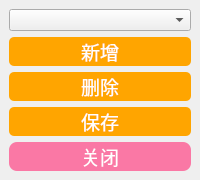
                  <widget class="QWidget" name="widget_17" native="true">
                   <property name="styleSheet">
                    <string notr="true">#widget_15 {border:1px solid #242424;
border-color: rgb(200, 200, 200);}</string>
                   </property>
                   <layout class="QVBoxLayout" name="verticalLayout_24" stretch="0,0,0,0,0">
                    <property name="spacing">
                     <number>6</number>
                    </property>
                    <property name="leftMargin">
                     <number>9</number>
                    </property>
                    <property name="topMargin">
                     <number>9</number>
                    </property>
                    <property name="rightMargin">
                     <number>9</number>
                    </property>
                    <property name="bottomMargin">
                     <number>9</number>
                    </property>
                    <item>
                     <widget class="QComboBox" name="comboBox_color"/>
                    </item>
                    <item>
                     <widget class="QPushButton" name="pushButton_addcolor">
                      <property name="sizePolicy">
                       <sizepolicy hsizetype="Preferred" vsizetype="Preferred">
                        <horstretch>0</horstretch>
                        <verstretch>0</verstretch>
                       </sizepolicy>
                      </property>
                      <property name="palette">
                       <palette>
                        <active>
                         <colorrole role="Button">
                          <brush brushstyle="SolidPattern">
                           <color alpha="255">
                            <red>255</red>
                            <green>165</green>
                            <blue>0</blue>
                           </color>
                          </brush>
                         </colorrole>
                         <colorrole role="ButtonText">
                          <brush brushstyle="SolidPattern">
                           <color alpha="255">
                            <red>255</red>
                            <green>255</green>
                            <blue>255</blue>
                           </color>
                          </brush>
                         </colorrole>
                         <colorrole role="Base">
                          <brush brushstyle="SolidPattern">
                           <color alpha="255">
                            <red>255</red>
                            <green>165</green>
                            <blue>0</blue>
                           </color>
                          </brush>
                         </colorrole>
                         <colorrole role="Window">
                          <brush brushstyle="SolidPattern">
                           <color alpha="255">
                            <red>255</red>
                            <green>165</green>
                            <blue>0</blue>
                           </color>
                          </brush>
                         </colorrole>
                        </active>
                        <inactive>
                         <colorrole role="Button">
                          <brush brushstyle="SolidPattern">
                           <color alpha="255">
                            <red>255</red>
                            <green>165</green>
                            <blue>0</blue>
                           </color>
                          </brush>
                         </colorrole>
                         <colorrole role="ButtonText">
                          <brush brushstyle="SolidPattern">
                           <color alpha="255">
                            <red>255</red>
                            <green>255</green>
                            <blue>255</blue>
                           </color>
                          </brush>
                         </colorrole>
                         <colorrole role="Base">
                          <brush brushstyle="SolidPattern">
                           <color alpha="255">
                            <red>255</red>
                            <green>165</green>
                            <blue>0</blue>
                           </color>
                          </brush>
                         </colorrole>
                         <colorrole role="Window">
                          <brush brushstyle="SolidPattern">
                           <color alpha="255">
                            <red>255</red>
                            <green>165</green>
                            <blue>0</blue>
                           </color>
                          </brush>
                         </colorrole>
                        </inactive>
                        <disabled>
                         <colorrole role="Button">
                          <brush brushstyle="SolidPattern">
                           <color alpha="255">
                            <red>255</red>
                            <green>165</green>
                            <blue>0</blue>
                           </color>
                          </brush>
                         </colorrole>
                         <colorrole role="ButtonText">
                          <brush brushstyle="SolidPattern">
                           <color alpha="255">
                            <red>120</red>
                            <green>120</green>
                            <blue>120</blue>
                           </color>
                          </brush>
                         </colorrole>
                         <colorrole role="Base">
                          <brush brushstyle="SolidPattern">
                           <color alpha="255">
                            <red>255</red>
                            <green>165</green>
                            <blue>0</blue>
                           </color>
                          </brush>
                         </colorrole>
                         <colorrole role="Window">
                          <brush brushstyle="SolidPattern">
                           <color alpha="255">
                            <red>255</red>
                            <green>165</green>
                            <blue>0</blue>
                           </color>
                          </brush>
                         </colorrole>
                        </disabled>
                       </palette>
                      </property>
                      <property name="font">
                       <font>
                        <family>黑体</family>
                        <pointsize>14</pointsize>
                       </font>
                      </property>
                      <property name="styleSheet">
                       <string notr="true">QPushButton{background-color: rgb(255, 165, 0);}
QPushButton:hover{background-color:  rgb(255, 210, 0);}
QPushButton{border-radius:5px;}</string>
                      </property>
                      <property name="text">
                       <string>新增</string>
                      </property>
                     </widget>
                    </item>
                    <item>
                     <widget class="QPushButton" name="pushButton_deletecolor">
                      <property name="sizePolicy">
                       <sizepolicy hsizetype="Preferred" vsizetype="Preferred">
                        <horstretch>0</horstretch>
                        <verstretch>0</verstretch>
                       </sizepolicy>
                      </property>
                      <property name="palette">
                       <palette>
                        <active>
                         <colorrole role="Button">
                          <brush brushstyle="SolidPattern">
                           <color alpha="255">
                            <red>255</red>
                            <green>165</green>
                            <blue>0</blue>
                           </color>
                          </brush>
                         </colorrole>
                         <colorrole role="ButtonText">
                          <brush brushstyle="SolidPattern">
                           <color alpha="255">
                            <red>255</red>
                            <green>255</green>
                            <blue>255</blue>
                           </color>
                          </brush>
                         </colorrole>
                         <colorrole role="Base">
                          <brush brushstyle="SolidPattern">
                           <color alpha="255">
                            <red>255</red>
                            <green>165</green>
                            <blue>0</blue>
                           </color>
                          </brush>
                         </colorrole>
                         <colorrole role="Window">
                          <brush brushstyle="SolidPattern">
                           <color alpha="255">
                            <red>255</red>
                            <green>165</green>
                            <blue>0</blue>
                           </color>
                          </brush>
                         </colorrole>
                        </active>
                        <inactive>
                         <colorrole role="Button">
                          <brush brushstyle="SolidPattern">
                           <color alpha="255">
                            <red>255</red>
                            <green>165</green>
                            <blue>0</blue>
                           </color>
                          </brush>
                         </colorrole>
                         <colorrole role="ButtonText">
                          <brush brushstyle="SolidPattern">
                           <color alpha="255">
                            <red>255</red>
                            <green>255</green>
                            <blue>255</blue>
                           </color>
                          </brush>
                         </colorrole>
                         <colorrole role="Base">
                          <brush brushstyle="SolidPattern">
                           <color alpha="255">
                            <red>255</red>
                            <green>165</green>
                            <blue>0</blue>
                           </color>
                          </brush>
                         </colorrole>
                         <colorrole role="Window">
                          <brush brushstyle="SolidPattern">
                           <color alpha="255">
                            <red>255</red>
                            <green>165</green>
                            <blue>0</blue>
                           </color>
                          </brush>
                         </colorrole>
                        </inactive>
                        <disabled>
                         <colorrole role="Button">
                          <brush brushstyle="SolidPattern">
                           <color alpha="255">
                            <red>255</red>
                            <green>165</green>
                            <blue>0</blue>
                           </color>
                          </brush>
                         </colorrole>
                         <colorrole role="ButtonText">
                          <brush brushstyle="SolidPattern">
                           <color alpha="255">
                            <red>120</red>
                            <green>120</green>
                            <blue>120</blue>
                           </color>
                          </brush>
                         </colorrole>
                         <colorrole role="Base">
                          <brush brushstyle="SolidPattern">
                           <color alpha="255">
                            <red>255</red>
                            <green>165</green>
                            <blue>0</blue>
                           </color>
                          </brush>
                         </colorrole>
                         <colorrole role="Window">
                          <brush brushstyle="SolidPattern">
                           <color alpha="255">
                            <red>255</red>
                            <green>165</green>
                            <blue>0</blue>
                           </color>
                          </brush>
                         </colorrole>
                        </disabled>
                       </palette>
                      </property>
                      <property name="font">
                       <font>
                        <family>黑体</family>
                        <pointsize>14</pointsize>
                       </font>
                      </property>
                      <property name="styleSheet">
                       <string notr="true">QPushButton{background-color: rgb(255, 165, 0);}
QPushButton:hover{background-color:  rgb(255, 210, 0);}
QPushButton{border-radius:5px;}</string>
                      </property>
                      <property name="text">
                       <string>删除</string>
                      </property>
                     </widget>
                    </item>
                    <item>
                     <widget class="QPushButton" name="pushButton_labWrite">
                      <property name="sizePolicy">
                       <sizepolicy hsizetype="Preferred" vsizetype="Preferred">
                        <horstretch>0</horstretch>
                        <verstretch>0</verstretch>
                       </sizepolicy>
                      </property>
                      <property name="palette">
                       <palette>
                        <active>
                         <colorrole role="Button">
                          <brush brushstyle="SolidPattern">
                           <color alpha="255">
                            <red>255</red>
                            <green>165</green>
                            <blue>0</blue>
                           </color>
                          </brush>
                         </colorrole>
                         <colorrole role="ButtonText">
                          <brush brushstyle="SolidPattern">
                           <color alpha="255">
                            <red>255</red>
                            <green>255</green>
                            <blue>255</blue>
                           </color>
                          </brush>
                         </colorrole>
                         <colorrole role="Base">
                          <brush brushstyle="SolidPattern">
                           <color alpha="255">
                            <red>255</red>
                            <green>165</green>
                            <blue>0</blue>
                           </color>
                          </brush>
                         </colorrole>
                         <colorrole role="Window">
                          <brush brushstyle="SolidPattern">
                           <color alpha="255">
                            <red>255</red>
                            <green>165</green>
                            <blue>0</blue>
                           </color>
                          </brush>
                         </colorrole>
                        </active>
                        <inactive>
                         <colorrole role="Button">
                          <brush brushstyle="SolidPattern">
                           <color alpha="255">
                            <red>255</red>
                            <green>165</green>
                            <blue>0</blue>
                           </color>
                          </brush>
                         </colorrole>
                         <colorrole role="ButtonText">
                          <brush brushstyle="SolidPattern">
                           <color alpha="255">
                            <red>255</red>
                            <green>255</green>
                            <blue>255</blue>
                           </color>
                          </brush>
                         </colorrole>
                         <colorrole role="Base">
                          <brush brushstyle="SolidPattern">
                           <color alpha="255">
                            <red>255</red>
                            <green>165</green>
                            <blue>0</blue>
                           </color>
                          </brush>
                         </colorrole>
                         <colorrole role="Window">
                          <brush brushstyle="SolidPattern">
                           <color alpha="255">
                            <red>255</red>
                            <green>165</green>
                            <blue>0</blue>
                           </color>
                          </brush>
                         </colorrole>
                        </inactive>
                        <disabled>
                         <colorrole role="Button">
                          <brush brushstyle="SolidPattern">
                           <color alpha="255">
                            <red>255</red>
                            <green>165</green>
                            <blue>0</blue>
                           </color>
                          </brush>
                         </colorrole>
                         <colorrole role="ButtonText">
                          <brush brushstyle="SolidPattern">
                           <color alpha="255">
                            <red>120</red>
                            <green>120</green>
                            <blue>120</blue>
                           </color>
                          </brush>
                         </colorrole>
                         <colorrole role="Base">
                          <brush brushstyle="SolidPattern">
                           <color alpha="255">
                            <red>255</red>
                            <green>165</green>
                            <blue>0</blue>
                           </color>
                          </brush>
                         </colorrole>
                         <colorrole role="Window">
                          <brush brushstyle="SolidPattern">
                           <color alpha="255">
                            <red>255</red>
                            <green>165</green>
                            <blue>0</blue>
                           </color>
                          </brush>
                         </colorrole>
                        </disabled>
                       </palette>
                      </property>
                      <property name="font">
                       <font>
                        <family>黑体</family>
                        <pointsize>14</pointsize>
                       </font>
                      </property>
                      <property name="styleSheet">
                       <string notr="true">QPushButton{background-color: rgb(255, 165, 0);}
QPushButton:hover{background-color:  rgb(255, 210, 0);}
QPushButton{border-radius:5px;}</string>
                      </property>
                      <property name="text">
                       <string>保存</string>
                      </property>
                     </widget>
                    </item>
                    <item>
                     <widget class="QPushButton" name="color_switch_button">
                      <property name="sizePolicy">
                       <sizepolicy hsizetype="Preferred" vsizetype="Preferred">
                        <horstretch>0</horstretch>
                        <verstretch>0</verstretch>
                       </sizepolicy>
                      </property>
                      <property name="palette">
                       <palette>
                        <active>
                         <colorrole role="Button">
                          <brush brushstyle="SolidPattern">
                           <color alpha="255">
                            <red>250</red>
                            <green>120</green>
                            <blue>165</blue>
                           </color>
                          </brush>
                         </colorrole>
                         <colorrole role="ButtonText">
                          <brush brushstyle="SolidPattern">
                           <color alpha="255">
                            <red>255</red>
                            <green>255</green>
                            <blue>255</blue>
                           </color>
                          </brush>
                         </colorrole>
                         <colorrole role="Base">
                          <brush brushstyle="SolidPattern">
                           <color alpha="255">
                            <red>250</red>
                            <green>120</green>
                            <blue>165</blue>
                           </color>
                          </brush>
                         </colorrole>
                         <colorrole role="Window">
                          <brush brushstyle="SolidPattern">
                           <color alpha="255">
                            <red>250</red>
                            <green>120</green>
                            <blue>165</blue>
                           </color>
                          </brush>
                         </colorrole>
                        </active>
                        <inactive>
                         <colorrole role="Button">
                          <brush brushstyle="SolidPattern">
                           <color alpha="255">
                            <red>250</red>
                            <green>120</green>
                            <blue>165</blue>
                           </color>
                          </brush>
                         </colorrole>
                         <colorrole role="ButtonText">
                          <brush brushstyle="SolidPattern">
                           <color alpha="255">
                            <red>255</red>
                            <green>255</green>
                            <blue>255</blue>
                           </color>
                          </brush>
                         </colorrole>
                         <colorrole role="Base">
                          <brush brushstyle="SolidPattern">
                           <color alpha="255">
                            <red>250</red>
                            <green>120</green>
                            <blue>165</blue>
                           </color>
                          </brush>
                         </colorrole>
                         <colorrole role="Window">
                          <brush brushstyle="SolidPattern">
                           <color alpha="255">
                            <red>250</red>
                            <green>120</green>
                            <blue>165</blue>
                           </color>
                          </brush>
                         </colorrole>
                        </inactive>
                        <disabled>
                         <colorrole role="Button">
                          <brush brushstyle="SolidPattern">
                           <color alpha="255">
                            <red>250</red>
                            <green>120</green>
                            <blue>165</blue>
                           </color>
                          </brush>
                         </colorrole>
                         <colorrole role="ButtonText">
                          <brush brushstyle="SolidPattern">
                           <color alpha="255">
                            <red>120</red>
                            <green>120</green>
                            <blue>120</blue>
                           </color>
                          </brush>
                         </colorrole>
                         <colorrole role="Base">
                          <brush brushstyle="SolidPattern">
                           <color alpha="255">
                            <red>250</red>
                            <green>120</green>
                            <blue>165</blue>
                           </color>
                          </brush>
                         </colorrole>
                         <colorrole role="Window">
                          <brush brushstyle="SolidPattern">
                           <color alpha="255">
                            <red>250</red>
                            <green>120</green>
                            <blue>165</blue>
                           </color>
                          </brush>
                         </colorrole>
                        </disabled>
                       </palette>
                      </property>
                      <property name="font">
                       <font>
                        <family>黑体</family>
                        <pointsize>14</pointsize>
                       </font>
                      </property>
                      <property name="styleSheet">
                       <string notr="true">QPushButton{background-color: rgb(250, 120, 165);}
QPushButton:hover{background-color:  rgb(238, 120, 165);}
QPushButton{border-radius:8px;}</string>
                      </property>
                      <property name="text">
                       <string>关闭</string>
                      </property>
                     </widget>
                    </item>
                   </layout>
                  </widget>
